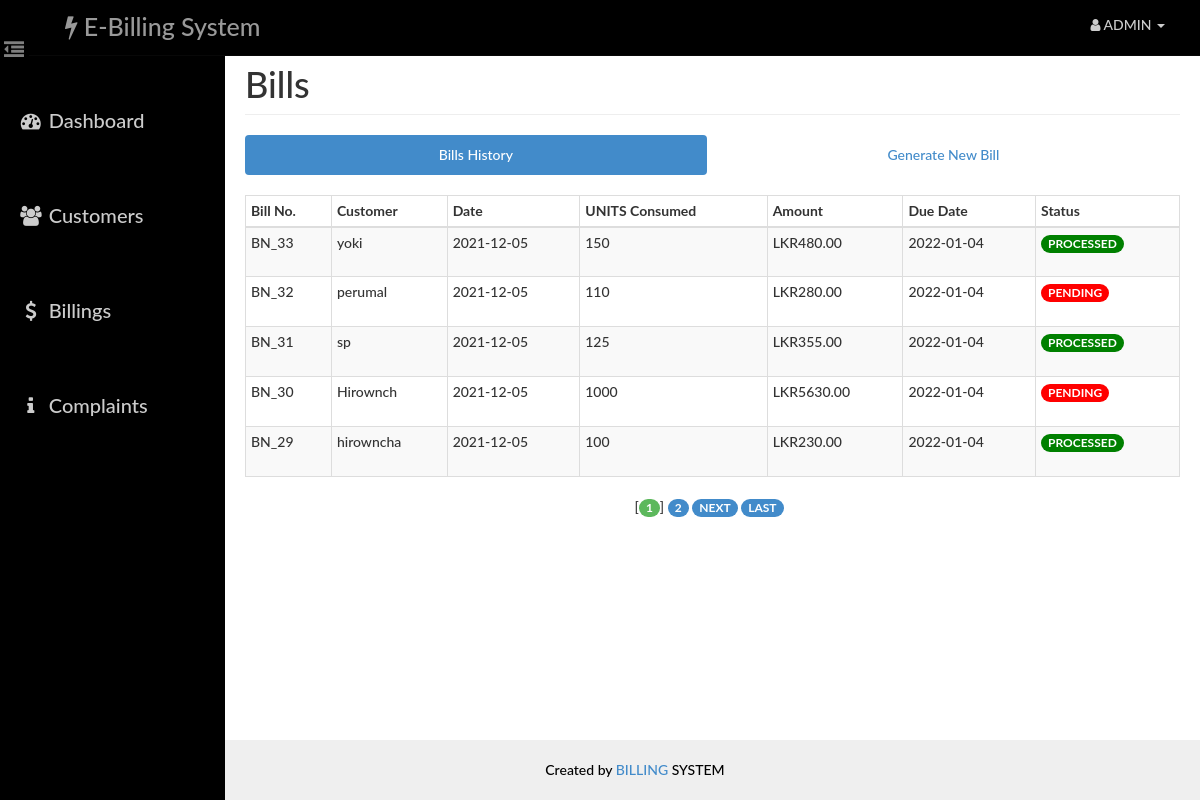
Page /admin/bill.php (signed in) on the committed database.
### tables this page shows
CREATE TABLE `bill` (
  `id` int(14) NOT NULL,
  `aid` int(14) NOT NULL,
  `uid` int(14) NOT NULL,
  `units` int(10) NOT NULL,
  `amount` decimal(10,2) NOT NULL,
  `status` varchar(10) NOT NULL,
  `bdate` date NOT NULL,
  `ddate` date NOT NULL
);

CREATE TABLE `user` (
  `id` int(14) NOT NULL,
  `name` varchar(40) NOT NULL,
  `email` varchar(40) NOT NULL,
  `phone` varchar(255) NOT NULL,
  `pass` varchar(20) NOT NULL,
  `address` varchar(100) NOT NULL
);

### admin/paging1.php (called while the page is built, shortened)
<?php
    $rowsperpage = 5;
    $totalpages = ceil($numrows / $rowsperpage);
    if (isset($_GET['currentpage']) && is_numeric($_GET['currentpage'])) {
       $currentpage = (int) $_GET['currentpage'];
    } else {
       $currentpage = 1;
    }
    $offset = ($currentpage - 1) * $rowsperpage;
 ?>

### Includes/admin.php (called while the page is built, shortened)
<?php
    function retrieve_bills_generated($id,$offset, $rowsperpage) {
        global $con;
        $query  = "SELECT user.name AS user, bill.bdate AS bdate , bill.units AS units , bill.amount AS amount , bill.id as bid ";
        $query .= ", bill.ddate AS ddate, bill.status AS status ";
        $query .= " FROM user , bill ";
        $query .= " WHERE user.id=bill.uid AND aid={$id} ";
        $query .= " ORDER BY bill.id DESC ";
        $query .= "LIMIT {$offset}, {$rowsperpage} ";
        $result = mysqli_query($con,$query);
        return $result;
    }
 ?>

### admin/bill.php (the view, shortened to what this page needs)
<?php
    require_once('head_html.php');
    require_once('../Includes/session.php');
    require_once('../Includes/admin.php');
?>
<body>
    <div id="wrapper">
        <?php
            require_once("nav.php");
            require_once("sidebar.php");
        ?>
        <div id="page-content-wrapper">
            <div class="container-fluid">
                <div class="row">
                    <div class="col-lg-12">
                        <h1 class="page-header">
                            Bills
                        </h1>
                        <ul class="nav nav-pills nav-justified">
                            <li class="active"><a href="#generated" data-toggle="pill">Bills History</a>
                            </li>
                            <li class=""><a href="#generate" data-toggle="pill">Generate New Bill</a>
                            </li>
                        </ul>
                        <div class="tab-content">
                            <div class="tab-pane fade in active" id="generated">
                                <div class="table-responsive">
                                    <table class="table table-hover table-striped table-bordered table-condensed">
                                        <thead>
                                            <tr>
                                                <th>Bill No.</th>
                                                <th>Customer</th>
                                                <th>Date</th>
                                                <th>UNITS Consumed</th>
                                                <th>Amount</th>
                                                <th>Due Date</th>
                                                <th>Status</th>
                                            </tr>
                                        </thead>
                                        <tbody>
                                        <?php
                                            $id=$_SESSION['aid'];
                                            $query1 = "SELECT COUNT(user.name) FROM user,bill WHERE user.id=bill.uid AND aid={$id}";
                                            $result1 = mysqli_query($con,$query1);
                                            $row1 = mysqli_fetch_row($result1);
                                            $numrows = $row1[0];
                                            include("paging1.php");
                                            $result = retrieve_bills_generated($_SESSION['aid'],$offset, $rowsperpage);
                                            while($row = mysqli_fetch_assoc($result)){
                                            ?>
                                                <tr>
                                                    <td><?php echo 'BN_'.$row['bid']?></td>
                                                    <td height="50"><?php echo $row['user'] ?></td>
                                                    <td><?php echo $row['bdate'] ?></td>
                                                    <td><?php echo $row['units'] ?></td>
                                                    <td><?php echo 'LKR'.$row['amount'] ?></td>
                                                    <td><?php echo $row['ddate'] ?></td>
                                                    <td><?php if($row['status'] == 'PENDING') { echo'<span class="badge" style="background: red;">'.$row["status"].'</span>'; } else { echo'<span class="badge" style="background: green;">'.$row["status"].'</span>';} ?></td>
                                                </tr>
                                            <?php
                                            }
                                            ?>
                                        </tbody>
                                    </table>
                                    <?php include("paging2.php");  ?>
                                </div>
                            </div>
                        </div>
                    </div>
                </div>
            </div>
        </div>
    </div>
    <?php
    require_once("footer.php");
    ?>
</body>
</html>

### admin/head_html.php (shortened to what this page needs)
<!DOCTYPE html>
<html lang="en">
<head>
    <link href="../assets/css/bootstrap.css" rel="stylesheet">
    <link href="../assets/css/dash_admin.css" rel="stylesheet">
    <link rel="stylesheet" href="https://maxcdn.bootstrapcdn.com/font-awesome/4.2.0/css/font-awesome.min.css">
</head>

### admin/nav.php (shortened to what this page needs)
<nav class="navbar navbar-inverse navbar-fixed-top" role="navigation">
    <div class="navbar-header">
        <a class="navbar-brand" href="index.php"><i class="fa fa-bolt"></i> E-Billing System</a>
    </div>
    <a style="position:absolute;top:35px;left:-1px;font-size:20px;color:#7f7f7f;padding:5px;background-color: #000;border-bottom-right-radius:10px; " href="#menu-toggle" id="menu-toggle" <i class="fa fa-dedent"></i></a>
    <ul class="nav navbar-right top-nav">
        <li class="dropdown">
            <?php
                echo "<a href=\"#\" class=\"dropdown-toggle\" data-toggle=\"dropdown\"><i class=\"fa fa-user\"></i> ADMIN <b class=\"caret\"></b></a> ";
             ?>
        </li>
    </ul>
</nav>

### admin/sidebar.php
<div id="sidebar-wrapper">
    <ul class="sidebar-nav">
        <li class="active">
            <a href="index.php"><i class="fa fa-fw fa-dashboard"></i> Dashboard</a>
        </li>
        <li>
            <a href="users.php"><i class="fa fa-fw fa-users"></i> Customers </a>
        </li>
        <li>
            <a href="bill.php"><i class="fa fa-fw fa-dollar"></i> Billings </a>
        </li>
        <li>
            <a href="complaint.php"><i class="fa fa-fw fa-info"></i> Complaints </a>
        </li>
    </ul>
</div>

### admin/paging2.php (shortened to what this page needs)
<?php
       $range = 3;
echo "<div class=\"col-md-offset-5\">";
       for ($x = ($currentpage - $range); $x < (($currentpage + $range) + 1); $x++) {
          if (($x > 0) && ($x <= $totalpages)) {
             if ($x == $currentpage) {
                echo " [<b><span class=\"badge badge-custom-success\">$x</b>] ";
             } else {
                echo " <a href='{$_SERVER['PHP_SELF']}?currentpage=$x'><span class=\"badge badge-custom-primary\">$x</a> ";
             }
          }
      }
       if ($currentpage != $totalpages && $totalpages!=0 && $totalpages<=5) {
          $nextpage = $currentpage + 1;
          echo " <a href='{$_SERVER['PHP_SELF']}?currentpage=$nextpage'><span class=\"badge badge-custom-primary\">NEXT</a> ";
          echo " <a href='{$_SERVER['PHP_SELF']}?currentpage=$totalpages'><span class=\"badge badge-custom-primary\">LAST</a> ";
       }
echo "</div>";
 ?>

### admin/footer.php
<footer class="text-center">
    <div class="footer-below">
        <div class="container">
            Created by <a href="">BILLING </a> SYSTEM
        </div>
    </div>
</footer>

### assets/css/dash_admin.css (style rules this page uses)
html { height: 100%; }
body, html { width: 100%; height: 100%; }
body, h1, h2, h3, h4, h5, h6 { font-family: "Lato","Helvetica Neue",Helvetica,Arial,sans-serif; font-weight: 500; }
#wrapper { padding-left: 10px; padding-top: 5px; -webkit-transition: all 0.5s ease; -moz-transition: all 0.5s ease; -o-transition: all 0.5s ease; transition: all 0.5s ease; }
#sidebar-wrapper { margin-top: 20px; z-index: 1000; position: fixed; left: 250px; width: 0; height: 100%; margin-left: -250px; overflow-y: auto; background: #000; -webkit-transition: all 0.5s ease; -moz-transition: all 0.5s ease; -o-transition: all 0.5s ease; transition: all 0.5s ease; }
#page-content-wrapper { width: 100%; padding: 15px; min-height:100%; }
.navbar { background: #000; }
.navbar-brand { font-family: 'Lato', sans-serif; font-size: 25px; margin-left: 50px; color: #cccccc; }
.top-nav { padding: 0 20px; background: #000; }
.top-nav>li>a { padding-top: 15px; padding-bottom: 15px; line-height: 20px; color: #ccc; }
.sidebar-nav { position: absolute; top: 60px; width: 225px; margin: 0; padding: 0; list-style: none; }
.sidebar-nav li { padding-bottom: 25px; line-height: 70px; font-family: 'Lato', sans-serif; font-size: 20px; }
.sidebar-nav li a { padding-left: 18px; display: block; text-decoration: none; color: #cccccc; }
@media (min-width:768px) { #wrapper { padding-left: 225px; } }
@media (min-width:768px) { #sidebar-wrapper { width: 225px; } }
@media (min-width:768px) { #page-content-wrapper { padding: 20px; } }
.table-responsive { padding-top: 20px; padding-bottom: 20px; }
footer { color: #000; position: absolute; bottom: 0; padding-left: 0px; width: 100%; }
footer .footer-below { padding: 20px 0px; padding-left: 50px; background-color: #efefef; }
.badge-custom-success { background-color: #5cb85c; }
.badge-custom-primary { background-color: #428bca; }

### rows in the picture
bill: id "33", uid.name "yoki", bdate "2021-12-05", units "150", amount "480.00", ddate "2022-01-04", status "PROCESSED"
bill: id "32", uid.name "perumal", bdate "2021-12-05", units "110", amount "280.00", ddate "2022-01-04", status "PENDING"
bill: id "31", uid.name "sp", bdate "2021-12-05", units "125", amount "355.00", ddate "2022-01-04", status "PROCESSED"
bill: id "30", uid.name "Hirownch", bdate "2021-12-05", units "1000", amount "5630.00", ddate "2022-01-04", status "PENDING"
bill: id "29", uid.name "hirowncha", bdate "2021-12-05", units "100", amount "230.00", ddate "2022-01-04", status "PROCESSED"
